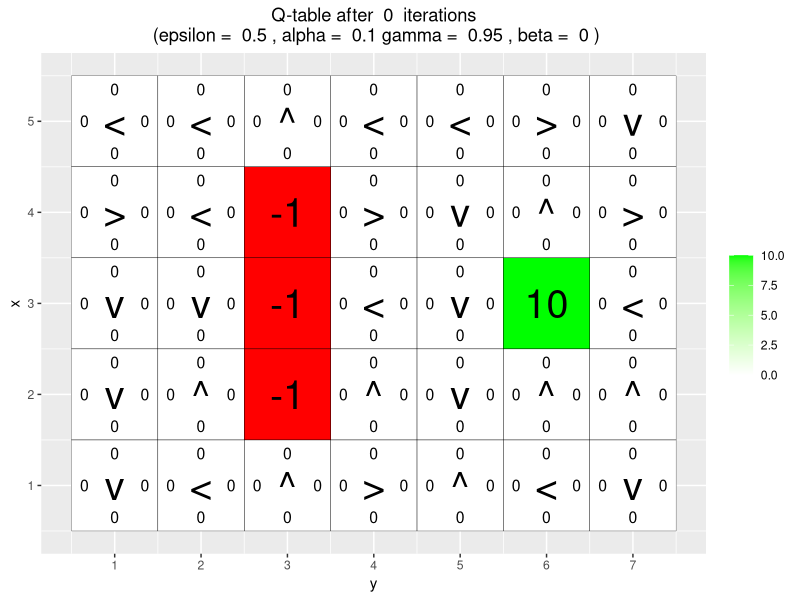
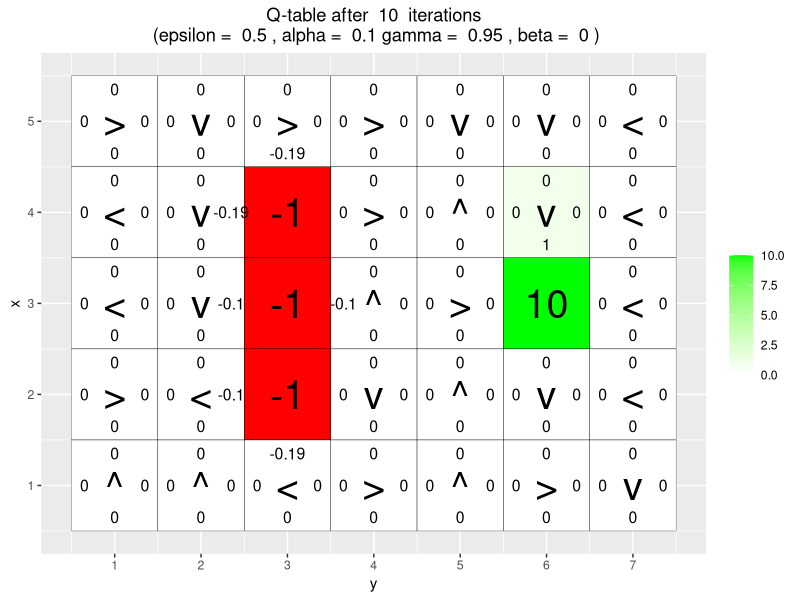
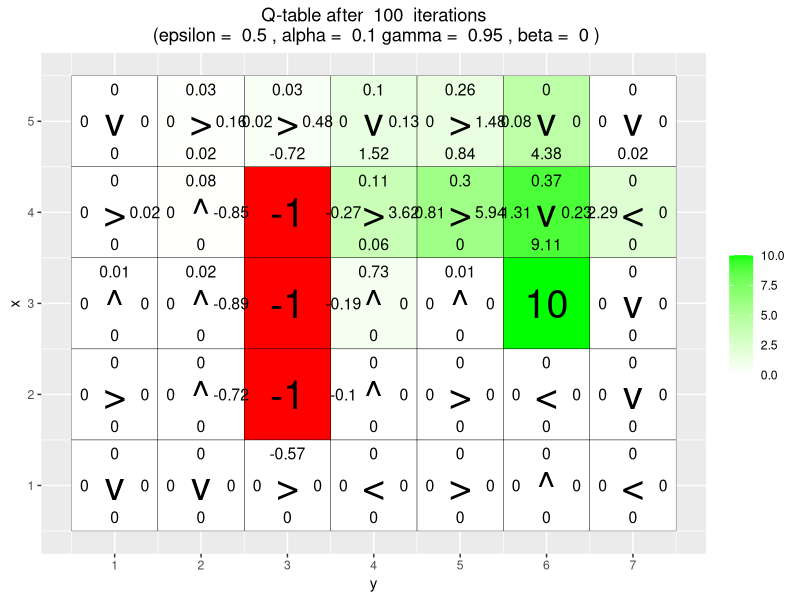
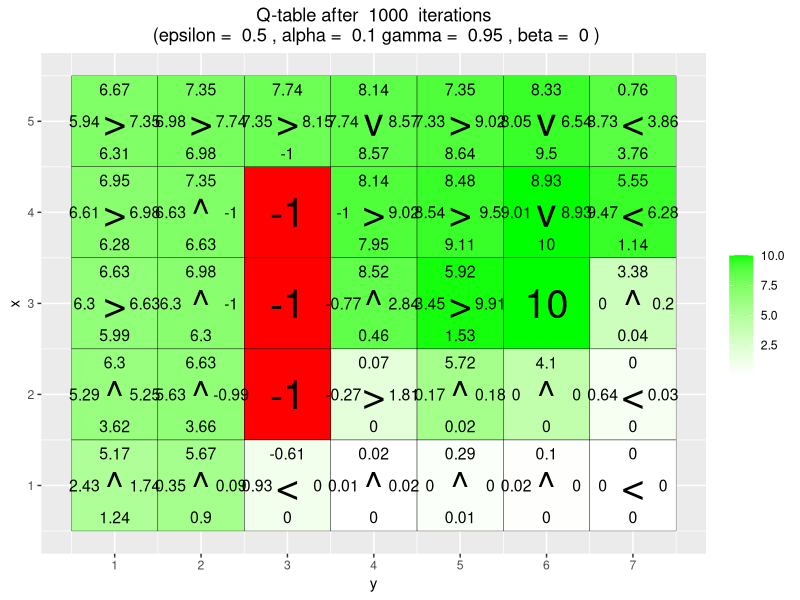
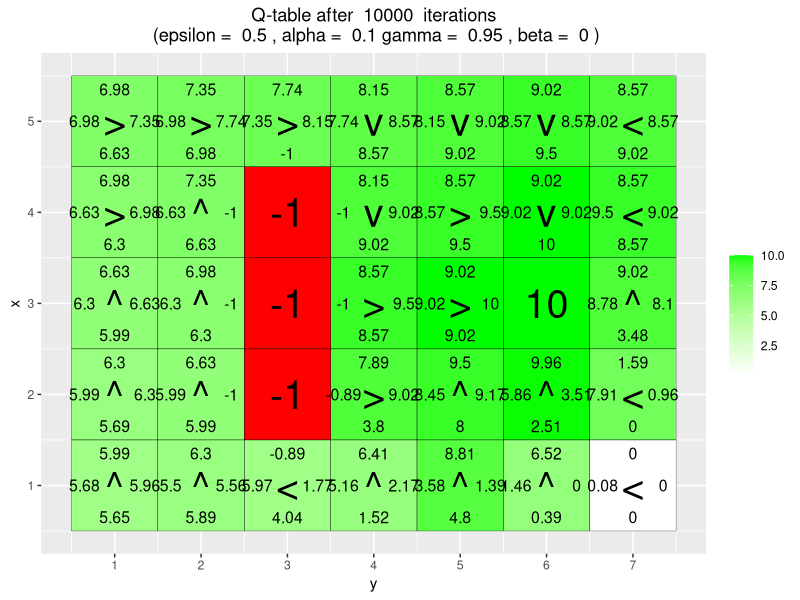
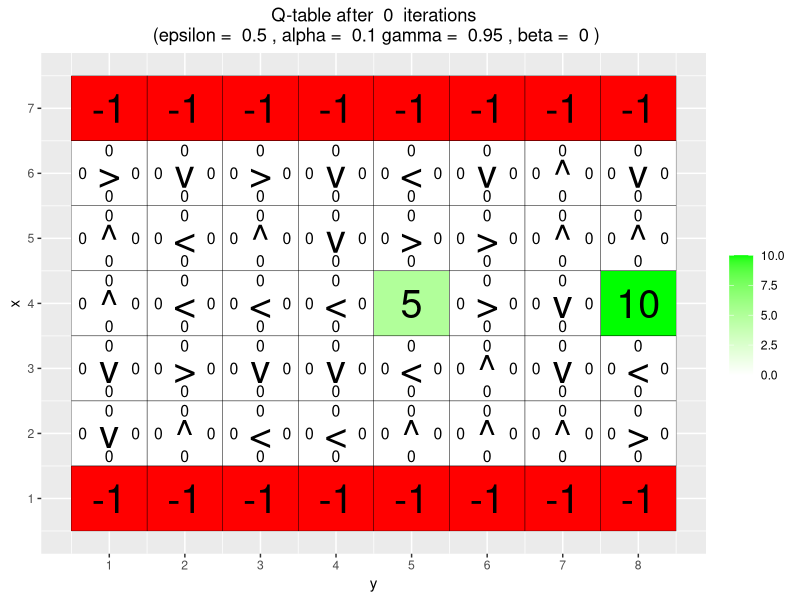
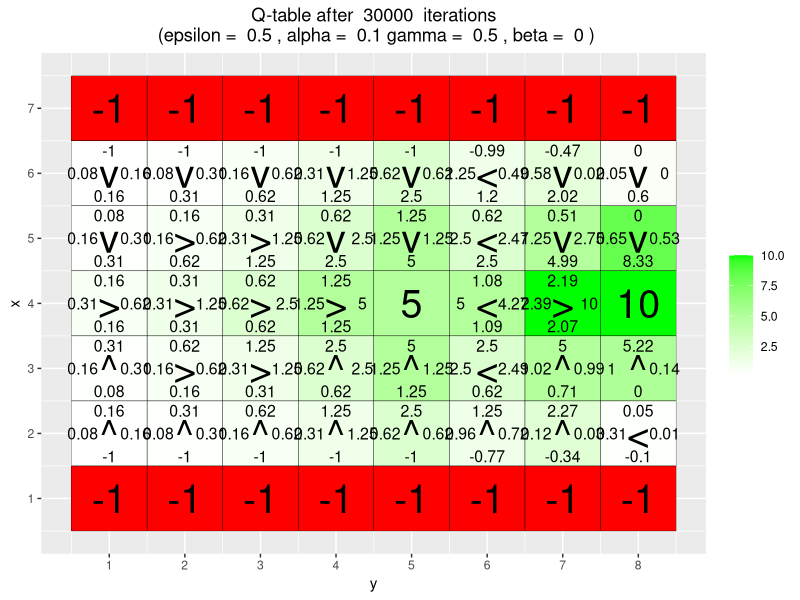
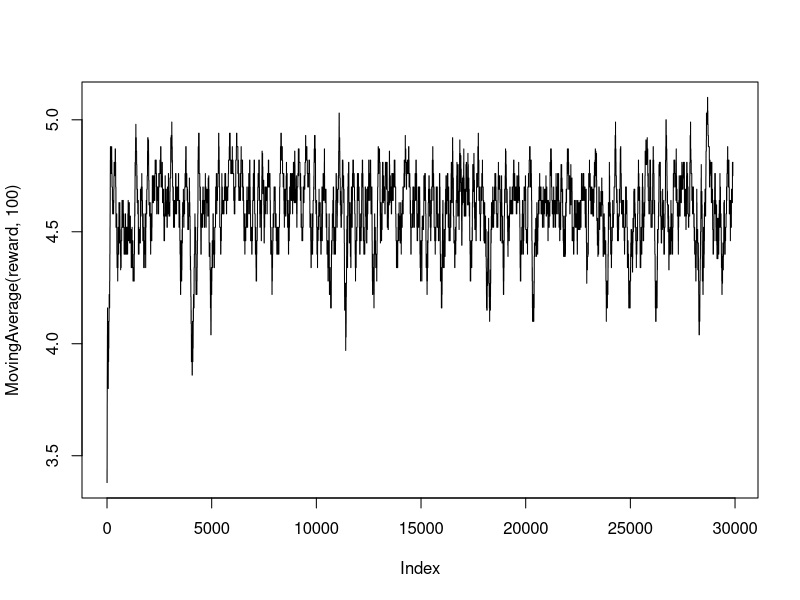

Write the R code that produced these figures, in order. (Note: a time limit stopped this script after it produced the figures.)
## ---- chunk 1
knitr::opts_chunk$set(echo = TRUE)
## ---- chunk 2
# install.packages("ggplot2")
# install.packages("vctrs")
library(ggplot2)
## ---- chunk 3



arrows <- c("^", ">", "v", "<")
action_deltas <- list(c(1,0), # up
                      c(0,1), # right
                      c(-1,0), # down
                      c(0,-1)) # left

vis_environment <- function(iterations=0, epsilon = 0.5, alpha = 0.1, gamma = 0.95, beta = 0){
  
  # Visualize an environment with rewards. 
  # Q-values for all actions are displayed on the edges of each tile.
  # The (greedy) policy for each state is also displayed.
  # 
  # Args:
  #   iterations, epsilon, alpha, gamma, beta (optional): for the figure title.
  #   reward_map (global variable): a HxW array containing the reward given at each state.
  #   q_table (global variable): a HxWx4 array containing Q-values for each state-action pair.
  #   H, W (global variables): environment dimensions.
  
  df <- expand.grid(x=1:H,y=1:W)
  foo <- mapply(function(x,y) ifelse(reward_map[x,y] == 0,q_table[x,y,1],NA),df$x,df$y)
  df$val1 <- as.vector(round(foo, 2))
  foo <- mapply(function(x,y) ifelse(reward_map[x,y] == 0,q_table[x,y,2],NA),df$x,df$y)
  df$val2 <- as.vector(round(foo, 2))
  foo <- mapply(function(x,y) ifelse(reward_map[x,y] == 0,q_table[x,y,3],NA),df$x,df$y)
  df$val3 <- as.vector(round(foo, 2))
  foo <- mapply(function(x,y) ifelse(reward_map[x,y] == 0,q_table[x,y,4],NA),df$x,df$y)
  df$val4 <- as.vector(round(foo, 2))
  foo <- mapply(function(x,y) 
    ifelse(reward_map[x,y] == 0,arrows[GreedyPolicy(x,y)],reward_map[x,y]),df$x,df$y)
  df$val5 <- as.vector(foo)
  foo <- mapply(function(x,y) ifelse(reward_map[x,y] == 0,max(q_table[x,y,]),
                                     ifelse(reward_map[x,y]<0,NA,reward_map[x,y])),df$x,df$y)
  df$val6 <- as.vector(foo)
  
  print(ggplot(df,aes(x = y,y = x)) +
          scale_fill_gradient(low = "white", high = "green", na.value = "red", name = "") +
          geom_tile(aes(fill=val6)) +
          geom_text(aes(label = val1),size = 4,nudge_y = .35,na.rm = TRUE) +
          geom_text(aes(label = val2),size = 4,nudge_x = .35,na.rm = TRUE) +
          geom_text(aes(label = val3),size = 4,nudge_y = -.35,na.rm = TRUE) +
          geom_text(aes(label = val4),size = 4,nudge_x = -.35,na.rm = TRUE) +
          geom_text(aes(label = val5),size = 10) +
          geom_tile(fill = 'transparent', colour = 'black') + 
          ggtitle(paste("Q-table after ",iterations," iterations\n",
                        "(epsilon = ",epsilon,", alpha = ",alpha,"gamma = ",gamma,", beta = ",beta,")")) +
          theme(plot.title = element_text(hjust = 0.5)) +
          scale_x_continuous(breaks = c(1:W),labels = c(1:W)) +
          scale_y_continuous(breaks = c(1:H),labels = c(1:H)))
  
}
## ---- chunk 4
GreedyPolicy <- function(x, y){
  
  
  # Get a greedy action for state (x,y) from q_table.
  #
  # Args:
  #   x, y: state coordinates.
  #   q_table (global variable): a HxWx4 array containing Q-values for each state-action pair.
  # 
  # Returns:
  #   An action, i.e. integer in {1,2,3,4}.
  idx <- which(q_table[x, y, ] == max(q_table[x, y, ]))
  greedy_action <- idx[sample(length(idx), 1)]
  return(greedy_action)
 
  
}

## ---- chunk 5
EpsilonGreedyPolicy <- function(x, y, epsilon){
  
  # Get an epsilon-greedy action for state (x,y) from q_table.
  #
  # Args:
  #   x, y: state coordinates.
  #   epsilon: probability of acting randomly.
  # 
  # Returns:
  #   An action, i.e. integer in {1,2,3,4}.
  
  if(runif(1) < epsilon){
    eps_action <- sample(c(1:4), 1)
  }else{
    eps_action <- GreedyPolicy(x, y)
  }
  return(eps_action)
}
## ---- chunk 6
transition_model <- function(x, y, action, beta){
  
  # Computes the new state after given action is taken. The agent will follow the action 
  # with probability (1-beta) and slip to the right or left with probability beta/2 each.
  # 
  # Args:
  #   x, y: state coordinates.
  #   action: which action the agent takes (in {1,2,3,4}).
  #   beta: probability of the agent slipping to the side when trying to move.
  #   H, W (global variables): environment dimensions.
  # 
  # Returns:
  #   The new state after the action has been taken.
  
  delta <- sample(-1:1, size = 1, prob = c(0.5*beta,1-beta,0.5*beta))
  final_action <- ((action + delta + 3) %% 4) + 1
  foo <- c(x,y) + unlist(action_deltas[final_action])
  foo <- pmax(c(1,1),pmin(foo,c(H,W)))
  
  return (foo)
}
## ---- chunk 7
q_learning <- function(start_state, epsilon = 0.5, alpha = 0.1, gamma = 0.95, 
                       beta = 0){
  
  # Perform one episode of Q-learning. The agent should move around in the 
  # environment using the given transition model and update the Q-table.
  # The episode ends when the agent reaches a terminal state.
  # 
  # Args:
  #   start_state: array with two entries, describing the starting position of the agent.
  #   epsilon (optional): probability of acting greedily.
  #   alpha (optional): learning rate.
  #   gamma (optional): discount factor.
  #   beta (optional): slipping factor.
  #   reward_map (global variable): a HxW array containing the reward given at each state.
  #   q_table (global variable): a HxWx4 array containing Q-values for each state-action pair.
  # 
  # Returns:
  #   reward: reward received in the episode.
  #   correction: sum of the temporal difference correction terms over the episode.
  #   q_table (global variable): Recall that R passes arguments by value. So, q_table being
  #   a global variable can be modified with the superassigment operator <<-.
  
  sx <- start_state[1]
  sy <- start_state[2]
  episode_correction <- 0
  
  repeat{
    # Follow policy, execute action, get reward.
    action <- EpsilonGreedyPolicy(sx, sy, epsilon)
    State <- transition_model(sx, sy, action, beta)
    reward <- reward_map[State[1], State[2]]
    correction <- reward + (gamma * max(q_table[State[1], State[2], ])) - q_table[sx, sy, action]
    episode_correction <- episode_correction + correction
    # Q-table update.
    q_table[sx, sy, action] <<- q_table[sx, sy, action] + (alpha * correction)
    sx <- State[1]
    sy <- State[2]
    
    if(reward!=0)
      # End episode.
      return (c(reward,episode_correction))
  }
  
}
## ---- chunk 8
# Environment A (learning)

H <- 5
W <- 7

reward_map <- matrix(0, nrow = H, ncol = W)
reward_map[3,6] <- 10
reward_map[2:4,3] <- -1

q_table <- array(0,dim = c(H,W,4))

vis_environment()

for(i in 1:10000){
  foo <- q_learning(start_state = c(3,1))
  
  if(any(i==c(10,100,1000,10000)))
    vis_environment(i)
}
## ---- chunk 9
# Environment B (the effect of epsilon and gamma)

H <- 7
W <- 8

reward_map <- matrix(0, nrow = H, ncol = W)
reward_map[1,] <- -1
reward_map[7,] <- -1
reward_map[4,5] <- 5
reward_map[4,8] <- 10

q_table <- array(0,dim = c(H,W,4))

vis_environment()

MovingAverage <- function(x, n){
  
  cx <- c(0,cumsum(x))
  rsum <- (cx[(n+1):length(cx)] - cx[1:(length(cx) - n)]) / n
  
  return (rsum)
}

for(j in c(0.5,0.75,0.95)){
  q_table <- array(0,dim = c(H,W,4))
  reward <- NULL
  correction <- NULL
  
  for(i in 1:30000){
    foo <- q_learning(gamma = j, start_state = c(4,1))
    reward <- c(reward,foo[1])
    correction <- c(correction,foo[2])
  }
  
  vis_environment(i, gamma = j)
  plot(MovingAverage(reward,100),type = "l")
  plot(MovingAverage(correction,100),type = "l")
}

for(j in c(0.5,0.75,0.95)){
  q_table <- array(0,dim = c(H,W,4))
  reward <- NULL
  correction <- NULL
  
  for(i in 1:30000){
    foo <- q_learning(epsilon = 0.1, gamma = j, start_state = c(4,1))
    reward <- c(reward,foo[1])
    correction <- c(correction,foo[2])
  }
  
  vis_environment(i, epsilon = 0.1, gamma = j)
  plot(MovingAverage(reward,100),type = "l")
  plot(MovingAverage(correction,100),type = "l")
}
## ---- chunk 10
# Environment C (the effect of beta).

H <- 3
W <- 6

reward_map <- matrix(0, nrow = H, ncol = W)
reward_map[1,2:5] <- -1
reward_map[1,6] <- 10

q_table <- array(0,dim = c(H,W,4))

vis_environment()

for(j in c(0,0.2,0.4,0.66)){
  q_table <- array(0,dim = c(H,W,4))
  
  for(i in 1:10000)
    foo <- q_learning(gamma = 0.6, beta = j, start_state = c(1,1))
  
  vis_environment(i, gamma = 0.6, beta = j)
}
## ---- chunk 11
